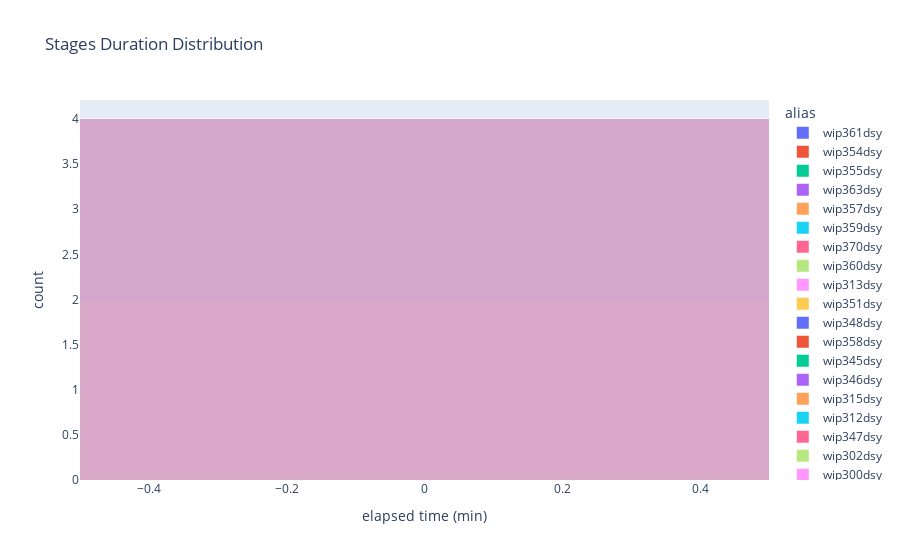

Notebook cell for this chart:
### Code cell
elapsed_time_service = df_sv.end_time - df_sv.start_time
elapsed_time_service_min = elapsed_time_service.dt.total_seconds()/60
fig5 = px.histogram(df_sv,x=elapsed_time_service_min,color='alias',labels={'x':'elapsed time (min)', 'y':'count'},title='Stages Duration Distribution ',barmode='overlay')
fig5.show()
po.plot(fig5, filename='services_elapsed_time.html', auto_open=True)

### Figure 1 — Plotly figure (JSON) as saved in the notebook; plotly's stock layout.template omitted (floating-point values rounded to 4 significant figures)
{"data": [{"alignmentgroup": "True", "bingroup": "x", "hovertemplate": "alias=wip361dsy<br>elapsed time (min)=%{x}<br>count=%{y}<extra></extra>", "legendgroup": "wip361dsy", "marker": {"color": "#636efa", "opacity": 0.5}, "name": "wip361dsy", "offsetgroup": "wip361dsy", "orientation": "v", "showlegend": true, "type": "histogram", "x": [0, 0, 0, 0], "xaxis": "x", "yaxis": "y"}, {"alignmentgroup": "True", "bingroup": "x", "hovertemplate": "alias=wip354dsy<br>elapsed time (min)=%{x}<br>count=%{y}<extra></extra>", "legendgroup": "wip354dsy", "marker": {"color": "#EF553B", "opacity": 0.5}, "name": "wip354dsy", "offsetgroup": "wip354dsy", "orientation": "v", "showlegend": true, "type": "histogram", "x": [0, 0, 0, 0], "xaxis": "x", "yaxis": "y"}, {"alignmentgroup": "True", "bingroup": "x", "hovertemplate": "alias=wip355dsy<br>elapsed time (min)=%{x}<br>count=%{y}<extra></extra>", "legendgroup": "wip355dsy", "marker": {"color": "#00cc96", "opacity": 0.5}, "name": "wip355dsy", "offsetgroup": "wip355dsy", "orientation": "v", "showlegend": true, "type": "histogram", "x": [0, 0, 0, 0], "xaxis": "x", "yaxis": "y"}, {"alignmentgroup": "True", "bingroup": "x", "hovertemplate": "alias=wip363dsy<br>elapsed time (min)=%{x}<br>count=%{y}<extra></extra>", "legendgroup": "wip363dsy", "marker": {"color": "#ab63fa", "opacity": 0.5}, "name": "wip363dsy", "offsetgroup": "wip363dsy", "orientation": "v", "showlegend": true, "type": "histogram", "x": [0, 0, 0], "xaxis": "x", "yaxis": "y"}, {"alignmentgroup": "True", "bingroup": "x", "hovertemplate": "alias=wip357dsy<br>elapsed time (min)=%{x}<br>count=%{y}<extra></extra>", "legendgroup": "wip357dsy", "marker": {"color": "#FFA15A", "opacity": 0.5}, "name": "wip357dsy", "offsetgroup": "wip357dsy", "orientation": "v", "showlegend": true, "type": "histogram", "x": [0, 0, 0, 0], "xaxis": "x", "yaxis": "y"}, {"alignmentgroup": "True", "bingroup": "x", "hovertemplate": "alias=wip359dsy<br>elapsed time (min)=%{x}<br>count=%{y}<extra></extra>", "legendgroup": "wip359dsy", "marker": {"color": "#19d3f3", "opacity": 0.5}, "name": "wip359dsy", "offsetgroup": "wip359dsy", "orientation": "v", "showlegend": true, "type": "histogram", "x": [0, 0, 0, 0], "xaxis": "x", "yaxis": "y"}, {"alignmentgroup": "True", "bingroup": "x", "hovertemplate": "alias=wip370dsy<br>elapsed time (min)=%{x}<br>count=%{y}<extra></extra>", "legendgroup": "wip370dsy", "marker": {"color": "#FF6692", "opacity": 0.5}, "name": "wip370dsy", "offsetgroup": "wip370dsy", "orientation": "v", "showlegend": true, "type": "histogram", "x": [0, 0, 0, 0], "xaxis": "x", "yaxis": "y"}, {"alignmentgroup": "True", "bingroup": "x", "hovertemplate": "alias=wip360dsy<br>elapsed time (min)=%{x}<br>count=%{y}<extra></extra>", "legendgroup": "wip360dsy", "marker": {"color": "#B6E880", "opacity": 0.5}, "name": "wip360dsy", "offsetgroup": "wip360dsy", "orientation": "v", "showlegend": true, "type": "histogram", "x": [0, 0, 0, 0], "xaxis": "x", "yaxis": "y"}, {"alignmentgroup": "True", "bingroup": "x", "hovertemplate": "alias=wip313dsy<br>elapsed time (min)=%{x}<br>count=%{y}<extra></extra>", "legendgroup": "wip313dsy", "marker": {"color": "#FF97FF", "opacity": 0.5}, "name": "wip313dsy", "offsetgroup": "wip313dsy", "orientation": "v", "showlegend": true, "type": "histogram", "x": [0, 0, 0, 0], "xaxis": "x", "yaxis": "y"}, {"alignmentgroup": "True", "bingroup": "x", "hovertemplate": "alias=wip351dsy<br>elapsed time (min)=%{x}<br>count=%{y}<extra></extra>", "legendgroup": "wip351dsy", "marker": {"color": "#FECB52", "opacity": 0.5}, "name": "wip351dsy", "offsetgroup": "wip351dsy", "orientation": "v", "showlegend": true, "type": "histogram", "x": [0, 0, 0, 0], "xaxis": "x", "yaxis": "y"}, {"alignmentgroup": "True", "bingroup": "x", "hovertemplate": "alias=wip348dsy<br>elapsed time (min)=%{x}<br>count=%{y}<extra></extra>", "legendgroup": "wip348dsy", "marker": {"color": "#636efa", "opacity": 0.5}, "name": "wip348dsy", "offsetgroup": "wip348dsy", "orientation": "v", "showlegend": true, "type": "histogram", "x": [0, 0, 0, 0], "xaxis": "x", "yaxis": "y"}, {"alignmentgroup": "True", "bingroup": "x", "hovertemplate": "alias=wip358dsy<br>elapsed time (min)=%{x}<br>count=%{y}<extra></extra>", "legendgroup": "wip358dsy", "marker": {"color": "#EF553B", "opacity": 0.5}, "name": "wip358dsy", "offsetgroup": "wip358dsy", "orientation": "v", "showlegend": true, "type": "histogram", "x": [0, 0, 0, 0], "xaxis": "x", "yaxis": "y"}, {"alignmentgroup": "True", "bingroup": "x", "hovertemplate": "alias=wip345dsy<br>elapsed time (min)=%{x}<br>count=%{y}<extra></extra>", "legendgroup": "wip345dsy", "marker": {"color": "#00cc96", "opacity": 0.5}, "name": "wip345dsy", "offsetgroup": "wip345dsy", "orientation": "v", "showlegend": true, "type": "histogram", "x": [0, 0, 0, 0], "xaxis": "x", "yaxis": "y"}, {"alignmentgroup": "True", "bingroup": "x", "hovertemplate": "alias=wip346dsy<br>elapsed time (min)=%{x}<br>count=%{y}<extra></extra>", "legendgroup": "wip346dsy", "marker": {"color": "#ab63fa", "opacity": 0.5}, "name": "wip346dsy", "offsetgroup": "wip346dsy", "orientation": "v", "showlegend": true, "type": "histogram", "x": [0, 0, 0, 0], "xaxis": "x", "yaxis": "y"}, {"alignmentgroup": "True", "bingroup": "x", "hovertemplate": "alias=wip315dsy<br>elapsed time (min)=%{x}<br>count=%{y}<extra></extra>", "legendgroup": "wip315dsy", "marker": {"color": "#FFA15A", "opacity": 0.5}, "name": "wip315dsy", "offsetgroup": "wip315dsy", "orientation": "v", "showlegend": true, "type": "histogram", "x": [0, 0, 0, 0], "xaxis": "x", "yaxis": "y"}, {"alignmentgroup": "True", "bingroup": "x", "hovertemplate": "alias=wip312dsy<br>elapsed time (min)=%{x}<br>count=%{y}<extra></extra>", "legendgroup": "wip312dsy", "marker": {"color": "#19d3f3", "opacity": 0.5}, "name": "wip312dsy", "offsetgroup": "wip312dsy", "orientation": "v", "showlegend": true, "type": "histogram", "x": [0, 0, 0, 0], "xaxis": "x", "yaxis": "y"}, {"alignmentgroup": "True", "bingroup": "x", "hovertemplate": "alias=wip347dsy<br>elapsed time (min)=%{x}<br>count=%{y}<extra></extra>", "legendgroup": "wip347dsy", "marker": {"color": "#FF6692", "opacity": 0.5}, "name": "wip347dsy", "offsetgroup": "wip347dsy", "orientation": "v", "showlegend": true, "type": "histogram", "x": [0, 0, 0, 0], "xaxis": "x", "yaxis": "y"}, {"alignmentgroup": "True", "bingroup": "x", "hovertemplate": "alias=wip302dsy<br>elapsed time (min)=%{x}<br>count=%{y}<extra></extra>", "legendgroup": "wip302dsy", "marker": {"color": "#B6E880", "opacity": 0.5}, "name": "wip302dsy", "offsetgroup": "wip302dsy", "orientation": "v", "showlegend": true, "type": "histogram", "x": [0, 0, 0, 0], "xaxis": "x", "yaxis": "y"}, {"alignmentgroup": "True", "bingroup": "x", "hovertemplate": "alias=wip300dsy<br>elapsed time (min)=%{x}<br>count=%{y}<extra></extra>", "legendgroup": "wip300dsy", "marker": {"color": "#FF97FF", "opacity": 0.5}, "name": "wip300dsy", "offsetgroup": "wip300dsy", "orientation": "v", "showlegend": true, "type": "histogram", "x": [0, 0, 0, 0], "xaxis": "x", "yaxis": "y"}, {"alignmentgroup": "True", "bingroup": "x", "hovertemplate": "alias=wip316dsy<br>elapsed time (min)=%{x}<br>count=%{y}<extra></extra>", "legendgroup": "wip316dsy", "marker": {"color": "#FECB52", "opacity": 0.5}, "name": "wip316dsy", "offsetgroup": "wip316dsy", "orientation": "v", "showlegend": true, "type": "histogram", "x": [0, 0, 0, 0], "xaxis": "x", "yaxis": "y"}, {"alignmentgroup": "True", "bingroup": "x", "hovertemplate": "alias=wip314dsy<br>elapsed time (min)=%{x}<br>count=%{y}<extra></extra>", "legendgroup": "wip314dsy", "marker": {"color": "#636efa", "opacity": 0.5}, "name": "wip314dsy", "offsetgroup": "wip314dsy", "orientation": "v", "showlegend": true, "type": "histogram", "x": [0, 0, 0, 0], "xaxis": "x", "yaxis": "y"}, {"alignmentgroup": "True", "bingroup": "x", "hovertemplate": "alias=wip310dsy<br>elapsed time (min)=%{x}<br>count=%{y}<extra></extra>", "legendgroup": "wip310dsy", "marker": {"color": "#EF553B", "opacity": 0.5}, "name": "wip310dsy", "offsetgroup": "wip310dsy", "orientation": "v", "showlegend": true, "type": "histogram", "x": [0, 0, 0, 0], "xaxis": "x", "yaxis": "y"}, {"alignmentgroup": "True", "bingroup": "x", "hovertemplate": "alias=wip303dsy<br>elapsed time (min)=%{x}<br>count=%{y}<extra></extra>", "legendgroup": "wip303dsy", "marker": {"color": "#00cc96", "opacity": 0.5}, "name": "wip303dsy", "offsetgroup": "wip303dsy", "orientation": "v", "showlegend": true, "type": "histogram", "x": [0, 0, 0, 0], "xaxis": "x", "yaxis": "y"}, {"alignmentgroup": "True", "bingroup": "x", "hovertemplate": "alias=wip222dsy<br>elapsed time (min)=%{x}<br>count=%{y}<extra></extra>", "legendgroup": "wip222dsy", "marker": {"color": "#ab63fa", "opacity": 0.5}, "name": "wip222dsy", "offsetgroup": "wip222dsy", "orientation": "v", "showlegend": true, "type": "histogram", "x": [0, 0, 0, 0], "xaxis": "x", "yaxis": "y"}, {"alignmentgroup": "True", "bingroup": "x", "hovertemplate": "alias=wip210dsy<br>elapsed time (min)=%{x}<br>count=%{y}<extra></extra>", "legendgroup": "wip210dsy", "marker": {"color": "#FFA15A", "opacity": 0.5}, "name": "wip210dsy", "offsetgroup": "wip210dsy", "orientation": "v", "showlegend": true, "type": "histogram", "x": [0, 0], "xaxis": "x", "yaxis": "y"}, {"alignmentgroup": "True", "bingroup": "x", "hovertemplate": "alias=wip245dsy<br>elapsed time (min)=%{x}<br>count=%{y}<extra></extra>", "legendgroup": "wip245dsy", "marker": {"color": "#19d3f3", "opacity": 0.5}, "name": "wip245dsy", "offsetgroup": "wip245dsy", "orientation": "v", "showlegend": true, "type": "histogram", "x": [0, 0, 0, 0], "xaxis": "x", "yaxis": "y"}, {"alignmentgroup": "True", "bingroup": "x", "hovertemplate": "alias=wip205dsy<br>elapsed time (min)=%{x}<br>count=%{y}<extra></extra>", "legendgroup": "wip205dsy", "marker": {"color": "#FF6692", "opacity": 0.5}, "name": "wip205dsy", "offsetgroup": "wip205dsy", "orientation": "v", "showlegend": true, "type": "histogram", "x": [0, 0, 0, 0], "xaxis": "x", "yaxis": "y"}, {"alignmentgroup": "True", "bingroup": "x", "hovertemplate": "alias=wip201dsy<br>elapsed time (min)=%{x}<br>count=%{y}<extra></extra>", "legendgroup": "wip201dsy", "marker": {"color": "#B6E880", "opacity": 0.5}, "name": "wip201dsy", "offsetgroup": "wip201dsy", "orientation": "v", "showlegend": true, "type": "histogram", "x": [0, 0, 0, 0], "xaxis": "x", "yaxis": "y"}, {"alignmentgroup": "True", "bingroup": "x", "hovertemplate": "alias=wip216dsy<br>elapsed time (min)=%{x}<br>count=%{y}<extra></extra>", "legendgroup": "wip216dsy", "marker": {"color": "#FF97FF", "opacity": 0.5}, "name": "wip216dsy", "offsetgroup": "wip216dsy", "orientation": "v", "showlegend": true, "type": "histogram", "x": [0, 0, 0, 0], "xaxis": "x", "yaxis": "y"}], "layout": {"barmode": "overlay", "legend": {"title": {"text": "alias"}, "tracegroupgap": 0}, "title": {"text": "Stages Duration Distribution "}, "xaxis": {"anchor": "y", "domain": [0, 1], "title": {"text": "elapsed time (min)"}}, "yaxis": {"anchor": "x", "domain": [0, 1], "title": {"text": "count"}}}}
